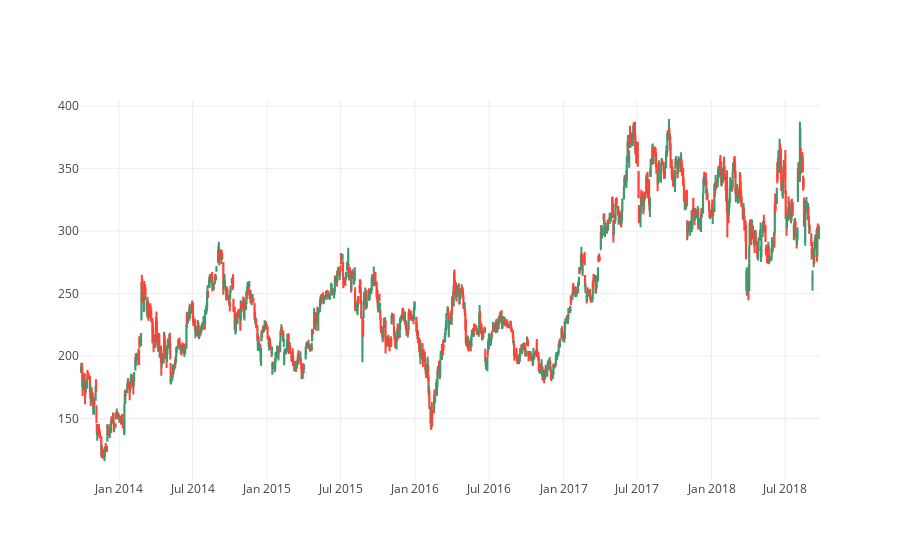

Here is the notebook cell this chart was saved with:
### Code cell
trace = go.Candlestick(x=df_tesla.index,
                       open=df_tesla.open,
                       high=df_tesla.high,
                       low=df_tesla.low,
                       close=df_tesla.close)

layout = go.Layout(
        xaxis = dict(
        rangeslider = dict(
            visible = False
        )
    )
)

data = [trace]

fig = go.Figure(data=data,layout=layout)
iplot(fig, filename='tesla_candelStick')

### Figure 1 — Plotly figure (JSON) as saved in the notebook; plotly's stock layout.template omitted (floating-point values rounded to 4 significant figures; data arrays with more than 128 entries replaced by an {"elided": "..."} marker saying what was removed)
{"data": [{"close": {"elided": "1258 float values"}, "high": {"elided": "1258 float values"}, "low": {"elided": "1258 float values"}, "open": {"elided": "1258 float values"}, "type": "candlestick", "uid": "abec5f4c-c19f-11e8-86cc-acde48001122", "x": {"elided": "1258 str values"}}], "layout": {"xaxis": {"rangeslider": {"visible": false}}}}
